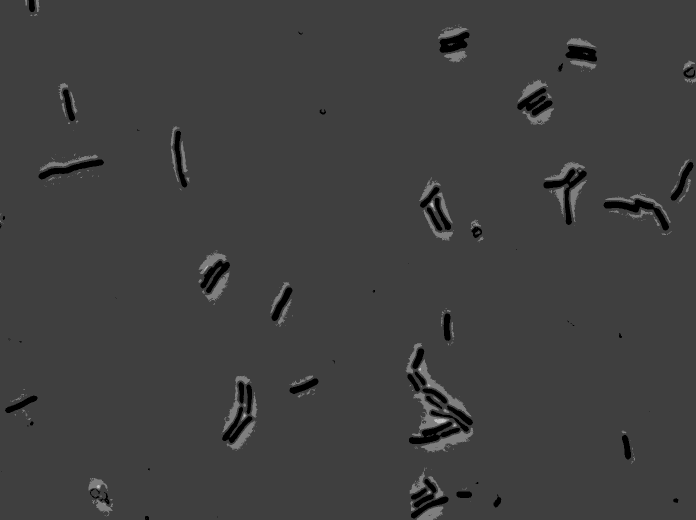
#> input picture data/bsub_100x_phase.tif, 1392 x 1040 px (shown at 1/2 size); the run also reads 1 picture not shown here
$ python image_proc.py
#> lines starting #> are read from the running program, lines starting #| are printed output that depends on the picture; after the words box and inside, x2 and y2 are one past the last pixel; in counts of white or black regions, pixels touching at a corner belong together
import numpy as np
import matplotlib.pyplot as plt
import seaborn as sns

# for image processing
import skimage.io
import skimage.exposure
import skimage.morphology
import skimage.filters
import skimage.feature

# load images
phase_im = skimage.io.imread('data/bsub_100x_phase.tif')
#> phase_im is the input picture: shape (1040, 1392) uint16; min 141, max 1043, mean 386
cfp_im   = skimage.io.imread('data/bsub_100x_cfp.tif')
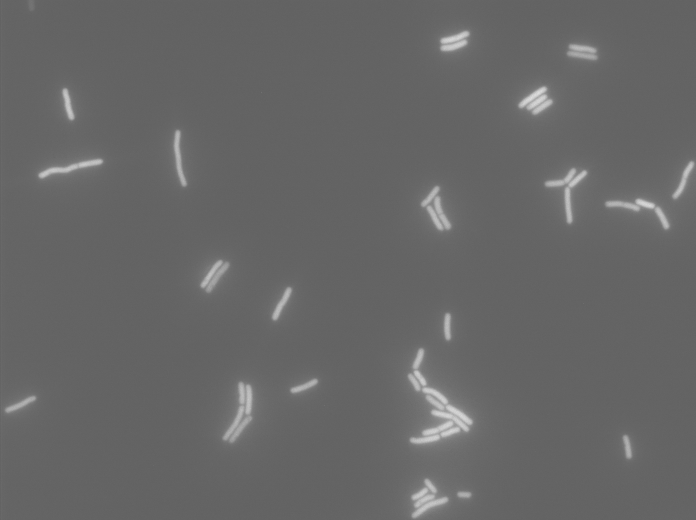
#> cfp_im: shape (1040, 1392) uint16 (shown at 1/2 size); min 93, max 226, mean 102.8

thresh   = 325
phaseThr = phase_im < thresh
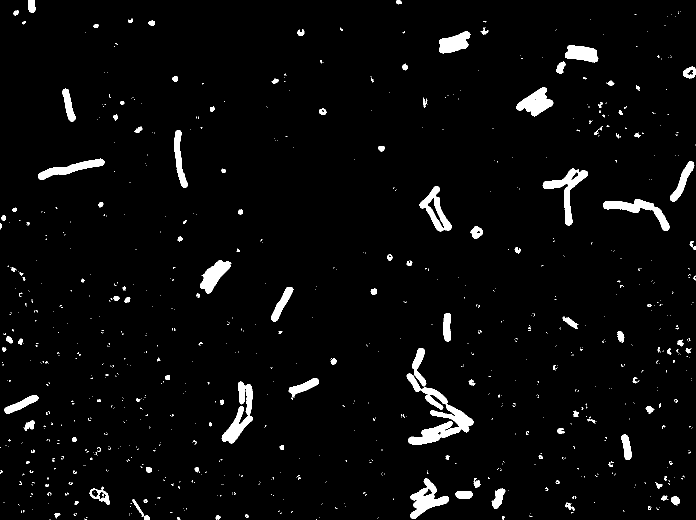
#> phaseThr: shape (1040, 1392) bool (shown at 1/2 size); 3.4% white; 918 white regions (776 under 20 px), largest, box (x1, y1, x2, y2) and area: (816, 774, 947, 889) 4889, (443, 763, 506, 887) 2901, (1085, 337, 1176, 451) 2545

selem    = skimage.morphology.square(3)
cfp_filt = skimage.filters.median(cfp_im,selem)

cfp_hist,cfp_bins = skimage.exposure.histogram(cfp_filt)
#> cfp_hist = 127 values, max 450134 at index 4, min 0 at index 124, mean 11399.1; cfp_bins = 127 values from 96 to 222

cfpThr = cfp_filt > 140
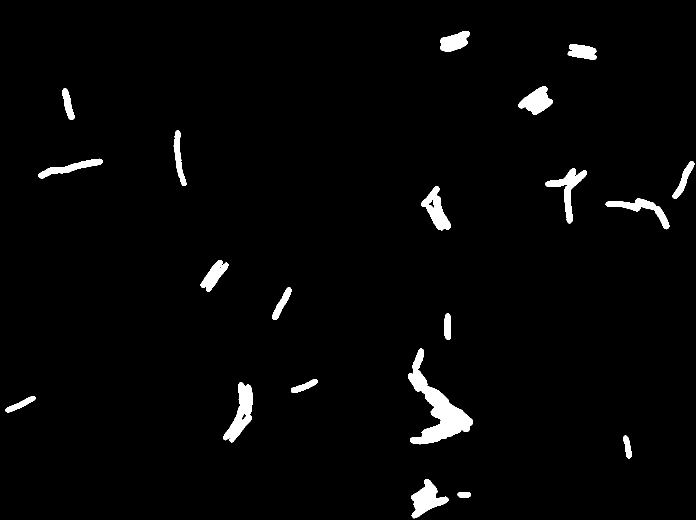
#> cfpThr: shape (1040, 1392) bool (shown at 1/2 size); 2.4% white; 20 white regions, largest, box (x1, y1, x2, y2) and area: (816, 697, 946, 889) 7973, (446, 764, 505, 885) 3119, (823, 958, 897, 1037) 2755

phase_thresh = skimage.filters.threshold_otsu(phase_im)
#> phase_thresh = 437
cfp_thresh   = skimage.filters.threshold_otsu(cfp_filt)
#> cfp_thresh = 135
phase_otsu   = phase_im < phase_thresh
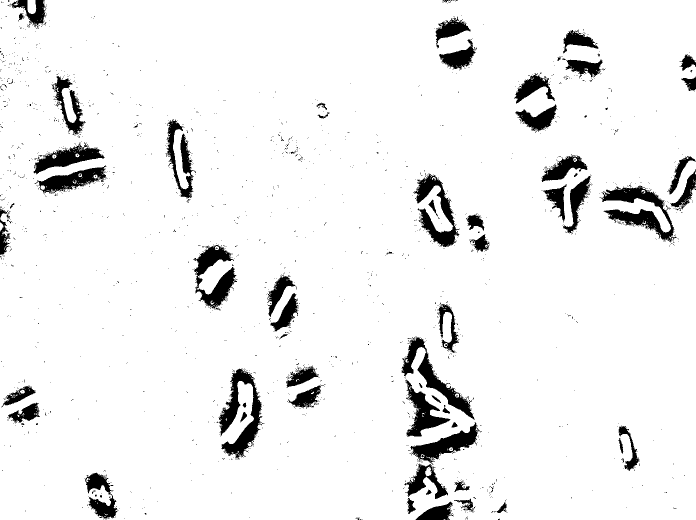
#> phase_otsu: shape (1040, 1392) bool (shown at 1/2 size); 93.6% white; 1722 black regions (1651 under 20 px), largest, box (x1, y1, x2, y2) and area: (437, 737, 529, 919) 6089, (1199, 371, 1354, 485) 5959, (386, 490, 474, 617) 4790
cfp_otsu     = cfp_filt < cfp_thresh
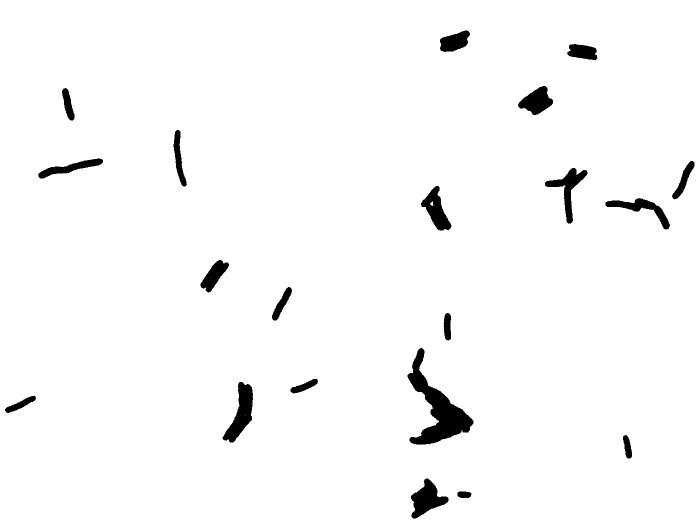
#> cfp_otsu: shape (1040, 1392) bool (shown at 1/2 size); 97.3% white; 20 black regions, largest, box (x1, y1, x2, y2) and area: (815, 696, 947, 890) 8635, (445, 764, 506, 885) 3379, (822, 957, 897, 1037) 2985

plt.close()
# plt.plot(cfp_bins,cfp_hist)
# plt.xlabel('Pixel Value')
# plt.ylabel('Counts')
with sns.axes_style('dark'):
    fig, ax = plt.subplots(1, 3, figsize=(10, 5))
    ax[0].imshow(phase_otsu, cmap=plt.cm.Greys_r)
    ax[1].imshow(cfp_otsu, cmap=plt.cm.Greys_r)
    ax[2].imshow(phase_otsu*(1-cfp_otsu),cmap=plt.cm.Greys_r)

plt.show()
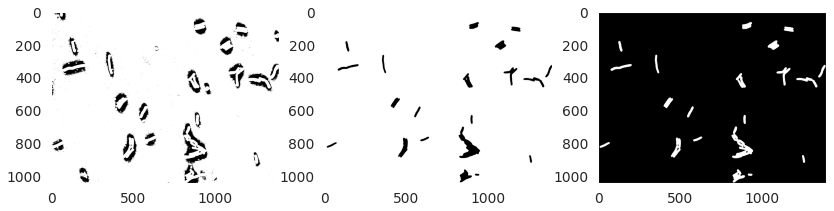
#> figure drawn by matplotlib, 3 panels
# [16 lines of commented-out code are left out]
